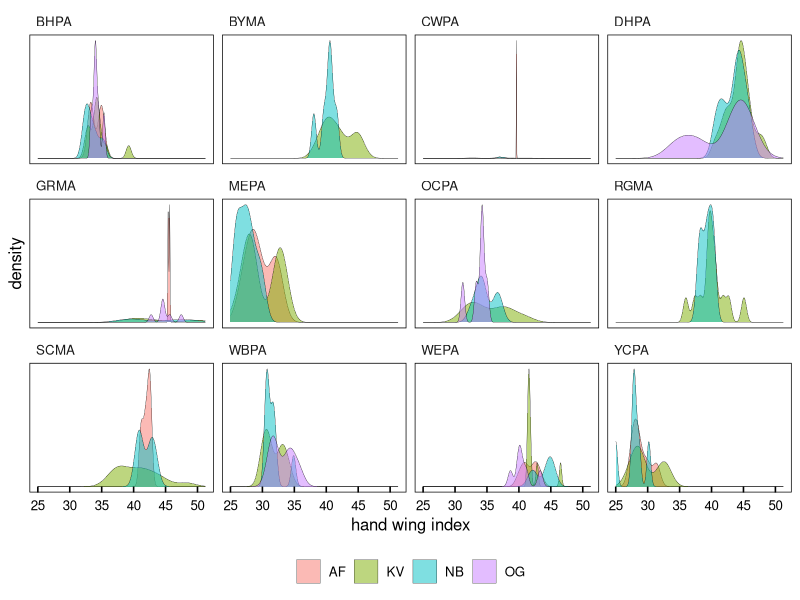

R code for this plot: (Note: this script raises an error after producing the figure.)
#### this script is exploring the morphometric data 
#### from parrots, macaws, and parakeets measured in museums
#### interested in factors contributing to social roles and hierarchies
#### then some basic dataviz


library(ggplot2)      # plotting and viz
library(plyr)         # legacy df manipulation
library(dplyr)        # variable grouping and manipulation
library(reshape)      # legacy df manipulation
library(data.table)   # legacy functions on df 
library(tidyr)        # gathering and spreading
library(zoo)          # roll mean
library(ggthemes)     # helpful ggplot themes
library(forcats)
library(scales)
library(RColorBrewer) # pretty colors
library(ggridges)
library(colorspace)
library(patchwork)


# my custom ggplot theme
themeKV <- theme_few()+
  theme(strip.background = element_blank(),
        axis.line = element_blank(),
        axis.text.x = element_text(colour = "black", margin = margin(0.2, unit = "cm")),
        axis.text.y = element_text(colour = "black", margin = margin(c(1, 0.2), unit = "cm")),
        axis.ticks.x = element_line(colour = "black"), axis.ticks.y = element_line(colour = "black"),
        axis.ticks.length=unit(-0.15, "cm"),element_line(colour = "black", linewidth=.25),
        panel.border = element_rect(colour = "black", fill=NA, linewidth=.5),
        legend.title=element_blank(),
        strip.text=element_text(hjust=0))


#### read in beak and wing morph data
# setwd("/Users/kylevanhoutan/colpa_flock/")
morphs <- read.csv('data/museo_morphs.csv')
morphs2 <- read.csv('data/museo_morphs2.csv')


#### examine data for differences between recorder effects 
# subset full morphs data set for just wing data 
head(morphs2)
df <- morphs2 %>% select(c(COLLECTION, ID, CODE, Lw, S1, Hwi, RECORDER)) # just the cols I want


df <- df[!(df$CODE == ""), ]  # remove blank CODE entries
df <- df[!(df$CODE == "DBPA"), ]  # remove DBPA CODE entries
df$Lw <- as.numeric(df$Lw) # force numeric
df$S1 <- as.numeric(df$S1) # force numeric
df$Hwi <- as.numeric(df$Hwi) # force numeric
head(df)

## determing 95% ci for KV measurements across all spp
dfKV <- df %>% filter(RECORDER == "KV",!Hwi == "--")
mu <- mean(dfKV$Hwi)
sigma <- sd(dfKV$Hwi)
lo95 <- qnorm(0.025,mu,sigma) # 26.97
hi95 <- qnorm(0.975,mu,sigma) # 50.1

#### plot densities of morphs to compare RECORDERS for accuracy
#### a quality control measure
vlines = c(lo95,hi95) # make 95% ci
df %>% filter(!Hwi == "--") %>% #remove no data 
  ggplot(aes(x=Hwi, fill = RECORDER, group = RECORDER)) + # comparing RECORDER effect
  themeKV + theme(legend.position="bottom")+
#  geom_vline(xintercept = vlines, linewidth = 1, alpha = 0.2) + #plot 95ci
  theme(axis.text.y = element_blank(), axis.ticks.y = element_blank()) + # don't need data
  geom_density(alpha=0.5, adjust = 0.8, size = 0.1)+
#  scale_fill_manual(values = c("#263252", "#c3202f")) +
  scale_x_continuous(breaks = pretty_breaks()) +
  xlab("hand wing index") +
  facet_wrap(~CODE, ncol=4, scales = "free_y")



#### subset full morphs data set for just wing data 
# focusing here on dispersal ability, so pulling "wing_Hwi" 
# wing_Hwi = hand wing index from Claramunt & Wright 2017, https://doi.org/10.1201/9781315120454
morph_HWi <- subset(morphs, MORPH == "wing_Hwi")
morph_HWi <- morph_HWi[!(morph_HWi$CODE == ""), ]  # remove blank entries in species CODE, for congeners that haven't been rescaled and assigned a CODE
morph_HWi <- morph_HWi[!(morph_HWi$CODE == "0"), ]  # remove blank entries in species CODE, for congeners that haven't been rescaled and assigned a CODE
morph_HWi <- morph_HWi[!(morph_HWi$CODE == "DBPA"), ]  # remove DBPA entries in species CODE, for congeners that haven't been rescaled and assigned a CODE


# make a density plot, facet by species CODE
colourCount = length(unique(morph_HWi$CODE)) # but first expand the 11 brewer palette categories
getPalette = colorRampPalette(brewer.pal(12, "Spectral")) # interpolate colors to fit the 12 parrot species
Spectral12 <- getPalette(colourCount) # 13 color Spectral palette 

#make in another Brewer palette too
getPalette = colorRampPalette(brewer.pal(9, "YlGnBu")) # interpolate different color palette
Spectral12v2 <- getPalette(colourCount) # 13 color Spectral palette 


# then make the plot and call in the expanded Brewer pal
ggplot(morph_HWi, aes(x = MEASURE, fill = CODE)) + 
  themeKV + theme(legend.position = "none") +
  scale_fill_manual(values = Spectral13) +
  #  scale_fill_brewer(palette = "Spectral") +
  theme(axis.text.y = element_blank(),
        axis.title.y = element_blank(),
        axis.ticks.y = element_blank()) +
    geom_density(size = 0.2) +
  facet_wrap(~CODE, ncol=3, scales = "free_y") +
  scale_x_continuous(breaks = seq(20, 50, by = 5))

# same data, but using ridgeline plot w/o faceting
# again use above expanded Brewer palette
ggplot(morph_HWi, aes(x = MEASURE, y = fct_reorder(CODE,MEASURE), fill = fct_reorder(CODE,MEASURE))) + 
# both y and fill are reordered by CODE's median value of MEASURE 
  themeKV + theme(legend.position = "none") +
  scale_fill_manual(values = getPalette(colourCount)) +
  geom_density_ridges(scale = 2.5, alpha = 0.85, size = 0.2, rel_min_height = 0.01, bandwidth = 1.2) +
  stat_summary(geom = "text", fontface = "bold", alpha = 0.5, size = 3, vjust = -1, hjust = 3,
               fun = "median", aes(label = round(after_stat(x), 1))) +
  scale_x_continuous(breaks = seq(20, 60, by = 5)) + 
  xlab("hand wing index") + ylab("species")


# same data, but ridgeline plot continuous x axis fill 
p1 <- ggplot(morph_HWi, aes(x = MEASURE, y = fct_reorder(CODE,MEASURE), fill = after_stat(x))) + 
  # just y is reordered by CODE's median value of MEASURE of HWi 
  themeKV + theme(legend.position = "none",
                  axis.text.x = element_text(size = 7),
                  axis.title.x = element_text(size = 8),
                  axis.text.y = element_text(size = 7),
                  axis.title.y = element_text(size = 0),) +
  geom_density_ridges_gradient(linewidth = 0.3,
                               scale = 1.8, 
                               alpha = 0.2, 
                               rel_min_height = 0.01, bandwidth = 1) +
  scale_fill_gradientn(colours = c("#9e0142", "#d53e4f",  "#fdae61", "#fee08b", "#e6f598", "#abdda4", "#66c2a5", "#3288bd", "#313695")) +
  # more detail at https://ggplot2.tidyverse.org/reference/scale_gradient.html
  # also here https://r-graphics.org/recipe-colors-palette-continuous
  stat_summary(geom = "text", alpha = 0.5, size = 2.5, vjust = -0.5, hjust = 2,
               fun = "median", aes(label = round(after_stat(x), 1))) +
  scale_x_continuous(breaks = seq(25, 55, by = 5)) + 
  xlab("hand wing index") 
  #ylab("species")
p1

# the distiller command doesn't work well here as it melds only 7 discrete colors 
# from an existing palette, like viridis or brewer
# see documentation here https://cran.r-project.org/web/packages/ggplot2/ggplot2.pdf


#### subset full data set for beak data
# focusing here on beak as a weapon, so want size
# pulling "culm_mand_SL" 
# culm_mand_SL = cumulative straight length of culmen and mandible in cm
morph_CMs <- subset(morphs, MORPH == "culm_mand_SL")
morph_CMs <- morph_CMs[!(morph_CMs$CODE == ""), ]  # remove blank entries in species CODE, for congeners that haven't been rescaled and assigned a CODE
morph_CMs <- morph_CMs[!(morph_CMs$CODE == "DBPA"), ]  # remove DBPA


colourCount = length(unique(morph_CMs$CODE))
getPalette = colorRampPalette(brewer.pal(11, "Spectral"))

# make ridgeline/joy plot of beak size
ggplot(morph_CMs, aes(x = MEASURE, y = fct_reorder(CODE,MEASURE), fill = fct_reorder(CODE,MEASURE))) + 
  # both y and fill are reordered by CODE's median value of MEASURE 
  themeKV + theme(legend.position = "none") +
  scale_fill_manual(values = getPalette(colourCount)) +
  geom_density_ridges(scale = 2.5, alpha = 0.85, linewidth = 0.4, rel_min_height = 0.01, bandwidth = 0.4) +
  stat_summary(geom = "text", fontface = "bold", alpha = 0.5, size = 3, vjust = -1.5, hjust = 3,
               fun = "median", aes(label = round(after_stat(x), 1))) +
  scale_x_continuous(breaks = seq(0, 16, by = 2)) + 
  xlab("culmen + mandible (cm)") + ylab("species")


# same data, but ridgeline plot continuous x axis fill 
p2 <- ggplot(morph_CMs, aes(x = MEASURE, y = fct_reorder(CODE,MEASURE), fill = after_stat(x))) + 
  # just y is reordered by CODE's median value of MEASURE of CMs
  themeKV + theme(legend.position = "none",
                  axis.text.x = element_text(size = 7),
                  axis.title.x = element_text(size = 8),
                  axis.text.y = element_text(size = 7),
                  axis.title.y = element_text(size = 0),) +
  scale_fill_gradientn(colours = c("#9e0142", "#d53e4f",  "#fdae61", "#fee08b", "#e6f598", "#abdda4", "#66c2a5", "#3288bd", "#313695")) +
  #  scale_fill_distiller(palette = "Spectral", direction = 1) + # continuous 7 color Brewer
  geom_density_ridges_gradient(scale = 1.5, 
                               alpha = 0.6, linewidth = 0.3, 
                               rel_min_height = 0.01, 
                               bandwidth = 0.4) +
  stat_summary(geom = "text", alpha = 0.5, size = 2.5, vjust = -0.5, hjust = 0.25,
               fun = "median", aes(label = round(after_stat(x), 1))) +
  scale_x_continuous(breaks = seq(0, 16, by = 2)) + 
  xlab("culmen + mandible (cm)") + 
  ylab("species")
p2


#### subset full data set for beak data
# focusing here on beak as a weapon, so want size
# pulling "culmen_CL" 
# culmen_CL = curved culmen length in cm
morph_CCL <- subset(morphs, MORPH == "culmen_CL")
morph_CCL <- morph_CCL[!(morph_CCL$CODE == ""), ]  # remove blank entries in species CODE, for congeners that haven't been rescaled and assigned a CODE
morph_CCL <- morph_CCL[!(morph_CCL$CODE == "DBPA"), ]  # remove DBPA


colourCount = length(unique(morph_CCL$CODE))
getPalette = colorRampPalette(brewer.pal(11, "Spectral"))

# make ridgeline/joy plot of beak size
ggplot(morph_CCL, aes(x = MEASURE, y = fct_reorder(CODE,MEASURE), fill = fct_reorder(CODE,MEASURE))) + 
  # both y and fill are reordered by CODE's median value of MEASURE 
  themeKV + theme(legend.position = "none") +
  scale_fill_manual(values = getPalette(colourCount)) +
  geom_density_ridges(scale = 2.5, alpha = 0.9, size = 0.25, rel_min_height = 0.01, bandwidth = 0.4) +
  scale_x_continuous(breaks = seq(0, 12, by = 1)) + 
  stat_summary(geom = "text", fontface = "bold", alpha = 0.5, size = 3, vjust = -1.5, hjust = -1.8,
               fun = "median", aes(label = round(after_stat(x), 1))) +
  xlab("curved culmen length (cm)") + ylab("species")


#### read in body mass and brain volume data
massvol <- read.csv('data/body_brain.csv')
massvol <- massvol[!(massvol$CODE == "DBPA"), ]  # remove DBPA

#### bar plot of body mass
p3 <- ggplot(massvol, aes(x = MASS_g, color = MASS_g, 
                          y = fct_reorder(CODE, MASS_g))) + # reorder for geom_col
  themeKV + theme(legend.position = "none",
        axis.ticks.y = element_blank(),
        axis.title.x = element_text(size = 8),
        axis.title.y = element_text(size = 0),
        axis.text.x = element_text(size = 7),
        axis.text.y = element_text(size = 6)) + 
  geom_col(alpha = 0.85, width = 0.85) + # width controls gaps between bars
  # scale_y_continuous(breaks = seq(0, 40, by = 5)) +
  scale_x_continuous(breaks = seq(0, 1400, by = 200)) +
  xlab("body mass (g)")
p3

#### allometric function of body mass vs brain volume
## model fit is power function, residuals form this model interpreted as proxy for cognitive aptitude
## see JR Krebs & NB Davies (1993) Introduction to behavioral ecology. Blackwell: Oxford UK, p 30  

p4 <- ggplot(massvol, aes(x = MASS_g, y = BRAIN_ml)) + 
  themeKV + theme(legend.position = "none",
                  axis.text.x = element_text(size = 7),
                  axis.title.x = element_text(size = 8),
                  axis.text.y = element_text(size = 7),
                  axis.title.y = element_text(size = 8),) +
  geom_line(alpha = 0.25, size = 3, color = '#000000',
            stat = "smooth", method = 'nls', formula = 'y~a*x^b', # power fit using non-linear squares regression
              method.args = list(start= c(a = 1,b=1)), se = FALSE) + 
  geom_point(shape =16, size = 3.2, alpha = 0.8, 
             aes(color = MASS_g)) +
  geom_point(shape = 1,size = 3.2, colour = "black", stroke = 0.25,) +
  scale_colour_gradientn(colours = c("#9e0142", "#d53e4f",  "#fdae61", "#fee08b", "#e6f598", "#abdda4", "#66c2a5", "#3288bd", "#313695")) +
  scale_y_continuous(breaks = seq(0, 25, by = 5)) +
  scale_x_continuous(breaks = seq(0, 1400, by = 200)) +
  xlab("body mass (g)") + 
  ylab("brain volume (ml)")
p4

# try this plot a different way, ranking by CODE class
# but means have to force expand the palette

p5 <- ggplot(massvol, aes(x = MASS_g, y = BRAIN_ml)) + 
  themeKV + theme(axis.text.x = element_text(size = 7),
                  axis.title.x = element_text(size = 8),
                  axis.text.y = element_text(size = 7),
                  axis.title.y = element_text(size = 8),
                  legend.key.height = unit(0.3, 'cm'), # shrink the native height of legend
                  legend.text = element_text(size=6.5)) + # reduce font size on legend
  geom_line(alpha = 0.25, size = 2.1, color = '#000000',
            stat = "smooth", method = 'nls', 
            formula = 'y~a*x^b', # power fit using non-linear squares regression
            method.args = list(start= c(a = 1,b=1)), 
            lineend = "round",
            se = FALSE) + 
  geom_point(aes(fill = fct_reorder(CODE,MASS_g)),
             pch=21, color="black",stroke=0.25,size = 3,
             alpha = 0.8) + # color by CODE, sorted big to small by MASS_g
  scale_fill_manual(values = Spectral13v2) +
  #geom_point(shape = 1,size = 3.2, colour = "black", stroke = 0.25,) +
  scale_y_continuous(breaks = seq(0, 25, by = 5)) +
  scale_x_continuous(breaks = seq(0, 1400, by = 200)) +
  xlab("body mass (g)") + 
  ylab("brain volume (ml)")+
  guides(fill = guide_legend(reverse=TRUE)) # reverse legend sort order to match data sort
   #                           override.aes = list(size=2.6))) # reduce point size in legend
p5 

layout <- "
ABC"
p1 + p2 + p5 + 
  plot_layout(design = layout) +
  plot_annotation(tag_levels = 'a') # add panel labels a, b, c... etc


#### FIN
